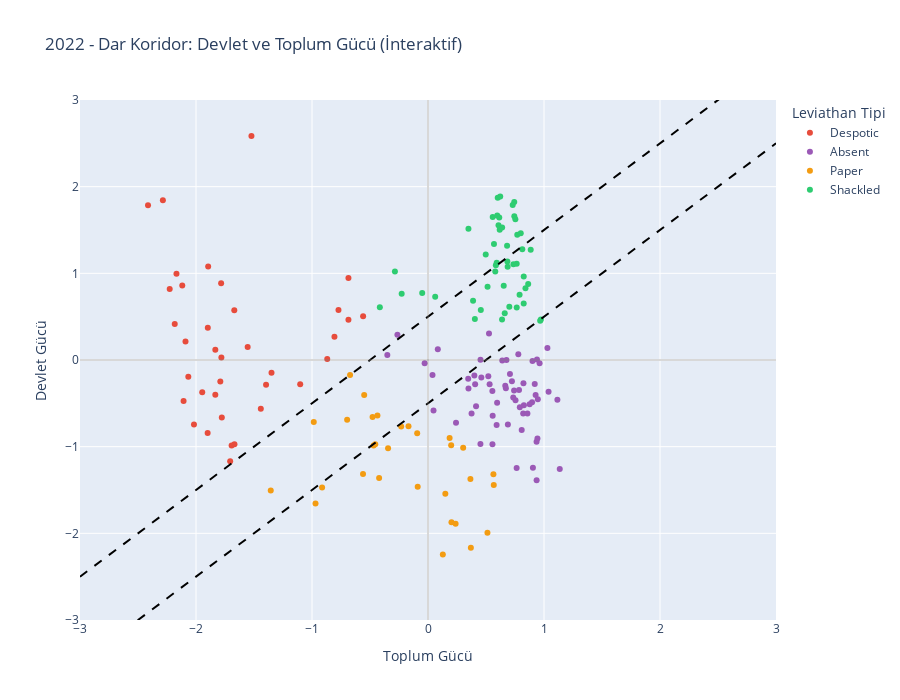

This figure's notebook cell:
### Code cell
# İnteraktif Plotly grafiği (2022)
fig = px.scatter(
    data_2022,
    x='SocietyPower',
    y='StatePower',
    color='LeviathanType',
    hover_name='countryname',
    hover_data={'StatePower': ':.2f', 'SocietyPower': ':.2f', 'LeviathanType': True},
    title='2022 - Dar Koridor: Devlet ve Toplum Gücü (İnteraktif)',
    color_discrete_map=color_map,
    labels={
        'StatePower': 'Devlet Gücü',
        'SocietyPower': 'Toplum Gücü',
        'LeviathanType': 'Leviathan Tipi'
    }
)

# Dar Koridor çizgileri ekle
x_line = np.linspace(-3, 3, 50)
fig.add_trace(go.Scatter(x=x_line, y=x_line + 0.5, mode='lines',
                         line=dict(color='black', dash='dash', width=2),
                         name='Dar Koridor (Üst)', showlegend=False))
fig.add_trace(go.Scatter(x=x_line, y=x_line - 0.5, mode='lines',
                         line=dict(color='black', dash='dash', width=2),
                         name='Dar Koridor (Alt)', showlegend=False))

# Eksen çizgileri
fig.add_hline(y=0, line_dash="solid", line_color="gray", opacity=0.3)
fig.add_vline(x=0, line_dash="solid", line_color="gray", opacity=0.3)

fig.update_layout(
    width=900,
    height=700,
    xaxis=dict(range=[-3, 3], title_font=dict(size=14)),
    yaxis=dict(range=[-3, 3], title_font=dict(size=14)),
    font=dict(size=12),
    hovermode='closest'
)

fig.show()

print("\n✓ İnteraktif Plotly grafiği oluşturuldu")

### Figure 1 — Plotly figure (JSON) as saved in the notebook; plotly's stock layout.template omitted (floating-point values rounded to 4 significant figures)
{"data": [{"customdata": [["Despotic"], ["Despotic"], ["Despotic"], ["Despotic"], ["Despotic"], ["Despotic"], ["Despotic"], ["Despotic"], ["Despotic"], ["Despotic"], ["Despotic"], ["Despotic"], ["Despotic"], ["Despotic"], ["Despotic"], ["Despotic"], ["Despotic"], ["Despotic"], ["Despotic"], ["Despotic"], ["Despotic"], ["Despotic"], ["Despotic"], ["Despotic"], ["Despotic"], ["Despotic"], ["Despotic"], ["Despotic"], ["Despotic"], ["Despotic"], ["Despotic"], ["Despotic"], ["Despotic"], ["Despotic"], ["Despotic"], ["Despotic"]], "hovertemplate": "<b>%{hovertext}</b><br><br>Leviathan Tipi=%{customdata[0]}<br>Toplum Gücü=%{x:.2f}<br>Devlet Gücü=%{y:.2f}<extra></extra>", "hovertext": ["Afghanistan", "Algeria", "Azerbaijan", "Bahrain", "Belarus", "Burundi", "Cambodia", "China", "Cuba", "Democratic People's Republic of Korea", "Egypt", "Equatorial Guinea", "Eritrea", "Eswatini", "Hungary", "India", "Iran", "Jordan", "Kazakhstan", "Kuwait", "Lao PDR", "Myanmar", "Nicaragua", "Oman", "Qatar", "Rwanda", "Saudi Arabia", "Singapore", "Syrian Arab Republic", "Tajikistan", "Thailand", "Turkmenistan", "Türkiye", "United Arab Emirates", "Uzbekistan", "Viet Nam"], "legendgroup": "Despotic", "marker": {"color": "#e74c3c", "symbol": "circle"}, "mode": "markers", "name": "Despotic", "orientation": "v", "showlegend": true, "type": "scatter", "x": [-1.693, -1.102, -1.781, -2.118, -2.066, -1.441, -1.396, -2.227, -2.183, -2.018, -1.898, -1.778, -1.9, -1.833, -0.6859, -0.7718, -1.79, -0.6859, -0.8687, -0.5594, -2.091, -1.668, -1.946, -1.895, -2.414, -1.783, -2.168, -1.522, -1.706, -1.834, -0.8065, -2.107, -1.555, -2.286, -1.349, -1.67], "xaxis": "x", "y": [-0.986, -0.2804, 0.02934, 0.8593, -0.1932, -0.5619, -0.2846, 0.8183, 0.4163, -0.7431, 0.3717, -0.6631, -0.8423, 0.1191, 0.9457, 0.5763, -0.2495, 0.465, 0.01073, 0.5061, 0.2124, -0.9729, -0.373, 1.078, 1.786, 0.8869, 0.9954, 2.585, -1.169, -0.4009, 0.2685, -0.4722, 0.1509, 1.844, -0.1468, 0.5736], "yaxis": "y"}, {"customdata": [["Absent"], ["Absent"], ["Absent"], ["Absent"], ["Absent"], ["Absent"], ["Absent"], ["Absent"], ["Absent"], ["Absent"], ["Absent"], ["Absent"], ["Absent"], ["Absent"], ["Absent"], ["Absent"], ["Absent"], ["Absent"], ["Absent"], ["Absent"], ["Absent"], ["Absent"], ["Absent"], ["Absent"], ["Absent"], ["Absent"], ["Absent"], ["Absent"], ["Absent"], ["Absent"], ["Absent"], ["Absent"], ["Absent"], ["Absent"], ["Absent"], ["Absent"], ["Absent"], ["Absent"], ["Absent"], ["Absent"], ["Absent"], ["Absent"], ["Absent"], ["Absent"], ["Absent"], ["Absent"], ["Absent"], ["Absent"], ["Absent"], ["Absent"], ["Absent"], ["Absent"], ["Absent"], ["Absent"], ["Absent"], ["Absent"], ["Absent"], ["Absent"], ["Absent"]], "hovertemplate": "<b>%{hovertext}</b><br><br>Leviathan Tipi=%{customdata[0]}<br>Toplum Gücü=%{x:.2f}<br>Devlet Gücü=%{y:.2f}<extra></extra>", "hovertext": ["Albania", "Argentina", "Armenia", "Benin", "Bolivia", "Bosnia and Herzegovina", "Brazil", "Bulgaria", "Burkina Faso", "Colombia", "Côte d'Ivoire", "Dominican Republic", "Ecuador", "Gabon", "Georgia", "Ghana", "Guyana", "Honduras", "Indonesia", "Jamaica", "Kenya", "Kosovo", "Lesotho", "Liberia", "Madagascar", "Malawi", "Maldives", "Mexico", "Moldova", "Mongolia", "Montenegro", "Morocco", "Namibia", "Nepal", "Niger", "Nigeria", "North Macedonia", "Panama", "Papua New Guinea", "Paraguay", "Peru", "Philippines", "Senegal", "Serbia", "Sierra Leone", "Solomon Islands", "South Africa", "Sri Lanka", "Suriname", "São Tomé and Príncipe", "Tanzania", "The Gambia", "Timor-Leste", "Togo", "Trinidad and Tobago", "Tunisia", "Ukraine", "Vanuatu", "Zambia"], "legendgroup": "Absent", "marker": {"color": "#9b59b6", "symbol": "circle"}, "mode": "markers", "name": "Absent", "orientation": "v", "showlegend": true, "type": "scatter", "x": [0.4526, 1.116, 0.7422, 0.5312, 0.5557, 0.5914, 0.4064, 0.6763, 0.8079, 0.7234, 0.4142, 1.039, 0.5958, 0.452, 0.7787, 0.8229, 0.666, 1.136, 0.5199, 1.029, 0.8972, 0.6714, 0.7917, 0.9044, 0.7641, 0.7545, 0.08446, 0.3756, 0.9278, 0.3996, 0.6403, -0.3505, 0.5258, 0.8205, 0.6887, 0.9364, 0.4599, 0.7065, 0.9359, 0.5575, 0.8267, 0.3489, 0.9202, -0.2637, 0.9435, 0.7847, 0.9007, -0.029, 0.9466, 0.555, 0.03903, 0.7347, 0.8571, 0.2416, 0.962, 0.3466, 0.04757, 0.9394, 0.8761], "xaxis": "x", "y": [0.002907, -0.4576, -0.3509, -0.2791, -0.9719, -0.7496, -0.2801, 0.001248, -0.8075, -0.2463, -0.5344, -0.3672, -0.4939, -0.9684, 0.06525, -0.2696, -0.2971, -1.257, -0.1882, 0.1396, -0.4873, -0.3259, -0.5455, -1.244, -1.247, -0.4634, 0.1237, -0.6171, -0.4039, -0.1791, -0.0045, 0.05792, 0.3044, -0.6185, -0.7447, -1.387, -0.2026, -0.1602, -0.9445, -0.6445, -0.5224, -0.3294, -0.2777, 0.2922, -0.9063, -0.3475, -0.01149, -0.03793, -0.4533, -0.3579, -0.1728, -0.4327, -0.6163, -0.7229, -0.03652, -0.2156, -0.5832, 0.006368, -0.5095], "yaxis": "y"}, {"customdata": [["Paper"], ["Paper"], ["Paper"], ["Paper"], ["Paper"], ["Paper"], ["Paper"], ["Paper"], ["Paper"], ["Paper"], ["Paper"], ["Paper"], ["Paper"], ["Paper"], ["Paper"], ["Paper"], ["Paper"], ["Paper"], ["Paper"], ["Paper"], ["Paper"], ["Paper"], ["Paper"], ["Paper"], ["Paper"], ["Paper"], ["Paper"], ["Paper"], ["Paper"], ["Paper"]], "hovertemplate": "<b>%{hovertext}</b><br><br>Leviathan Tipi=%{customdata[0]}<br>Toplum Gücü=%{x:.2f}<br>Devlet Gücü=%{y:.2f}<extra></extra>", "hovertext": ["Angola", "Bangladesh", "Bolivarian Republic of Venezuela", "Cameroon", "Central African Republic", "Chad", "Comoros", "Democratic Republic of the Congo", "Djibouti", "El Salvador", "Ethiopia", "Guatemala", "Guinea", "Guinea-Bissau", "Haiti", "Iraq", "Kyrgyzstan", "Lebanon", "Libya", "Mali", "Mauritania", "Mozambique", "Pakistan", "Republic of Yemen", "Republic of the Congo", "Somalia", "South Sudan", "Sudan", "Uganda", "Zimbabwe"], "legendgroup": "Paper", "marker": {"color": "#f39c12", "symbol": "circle"}, "mode": "markers", "name": "Paper", "orientation": "v", "showlegend": true, "type": "scatter", "x": [-0.2311, -0.4779, -0.9129, -0.469, 0.2023, -0.5601, -0.08876, 0.238, -0.697, -0.5501, -0.4358, 0.3031, -0.3442, 0.3656, 0.5125, 0.1495, -0.1681, 0.567, 0.3695, 0.5639, -0.09315, 0.1862, 0.1998, -0.9696, -0.9847, 0.1279, -1.356, -0.4215, -0.6718, -0.4544], "xaxis": "x", "y": [-0.7684, -0.6576, -1.472, -0.9867, -1.871, -1.314, -1.463, -1.89, -0.6884, -0.404, -0.6393, -1.014, -1.017, -1.373, -1.995, -1.543, -0.7655, -1.444, -2.165, -1.32, -0.846, -0.8989, -0.9825, -1.655, -0.7157, -2.243, -1.506, -1.362, -0.1725, -0.9731], "yaxis": "y"}, {"customdata": [["Shackled"], ["Shackled"], ["Shackled"], ["Shackled"], ["Shackled"], ["Shackled"], ["Shackled"], ["Shackled"], ["Shackled"], ["Shackled"], ["Shackled"], ["Shackled"], ["Shackled"], ["Shackled"], ["Shackled"], ["Shackled"], ["Shackled"], ["Shackled"], ["Shackled"], ["Shackled"], ["Shackled"], ["Shackled"], ["Shackled"], ["Shackled"], ["Shackled"], ["Shackled"], ["Shackled"], ["Shackled"], ["Shackled"], ["Shackled"], ["Shackled"], ["Shackled"], ["Shackled"], ["Shackled"], ["Shackled"], ["Shackled"], ["Shackled"], ["Shackled"], ["Shackled"], ["Shackled"], ["Shackled"], ["Shackled"], ["Shackled"], ["Shackled"], ["Shackled"], ["Shackled"], ["Shackled"], ["Shackled"]], "hovertemplate": "<b>%{hovertext}</b><br><br>Leviathan Tipi=%{customdata[0]}<br>Toplum Gücü=%{x:.2f}<br>Devlet Gücü=%{y:.2f}<extra></extra>", "hovertext": ["Australia", "Austria", "Barbados", "Belgium", "Bhutan", "Botswana", "Canada", "Cape Verde", "Chile", "Costa Rica", "Croatia", "Cyprus", "Czechia", "Denmark", "Estonia", "Fiji", "Finland", "France", "Germany", "Greece", "Iceland", "Ireland", "Israel", "Italy", "Japan", "Latvia", "Lithuania", "Luxembourg", "Malaysia", "Malta", "Mauritius", "Netherlands", "New Zealand", "Norway", "Poland", "Portugal", "Republic of Korea", "Romania", "Seychelles", "Slovakia", "Slovenia", "Spain", "Sweden", "Switzerland", "Taiwan", "United Kingdom", "United States of America", "Uruguay"], "legendgroup": "Shackled", "marker": {"color": "#2ecc71", "symbol": "circle"}, "mode": "markers", "name": "Shackled", "orientation": "v", "showlegend": true, "type": "scatter", "x": [0.618, 0.6081, 0.8251, 0.813, -0.2851, 0.4554, 0.6392, 0.6383, 0.7896, 0.967, 0.3885, 0.7011, 0.8253, 0.7436, 0.8854, -0.4152, 0.6011, 0.7647, 0.7696, 0.6616, 0.6142, 0.7995, 0.58, 0.9728, 0.3487, 0.8403, 0.6866, 0.7442, -0.227, 0.6528, 0.06195, 0.5578, 0.5967, 0.7302, -0.04988, 0.6842, 0.4976, 0.4039, 0.5133, 0.7648, 0.5849, 0.8637, 0.7533, 0.6226, 0.5687, 0.6818, 0.7365, 0.5923], "xaxis": "x", "y": [1.502, 1.555, 0.6521, 1.279, 1.022, 0.5757, 1.528, 0.4673, 0.7538, 0.4531, 0.6832, 0.6137, 0.9648, 1.824, 1.271, 0.6096, 1.873, 1.111, 1.445, 0.5393, 1.644, 1.463, 1.02, 0.4686, 1.513, 0.8268, 1.077, 1.659, 0.7651, 0.8567, 0.7304, 1.65, 1.668, 1.788, 0.7717, 1.137, 1.216, 0.4726, 0.844, 0.606, 1.094, 0.8772, 1.623, 1.885, 1.337, 1.32, 1.104, 1.121], "yaxis": "y"}, {"line": {"color": "black", "dash": "dash", "width": 2}, "mode": "lines", "name": "Dar Koridor (Üst)", "showlegend": false, "type": "scatter", "x": [-3, -2.878, -2.755, -2.633, -2.51, -2.388, -2.265, -2.143, -2.02, -1.898, -1.776, -1.653, -1.531, -1.408, -1.286, -1.163, -1.041, -0.9184, -0.7959, -0.6735, -0.551, -0.4286, -0.3061, -0.1837, -0.06122, 0.06122, 0.1837, 0.3061, 0.4286, 0.551, 0.6735, 0.7959, 0.9184, 1.041, 1.163, 1.286, 1.408, 1.531, 1.653, 1.776, 1.898, 2.02, 2.143, 2.265, 2.388, 2.51, 2.633, 2.755, 2.878, 3], "y": [-2.5, -2.378, -2.255, -2.133, -2.01, -1.888, -1.765, -1.643, -1.52, -1.398, -1.276, -1.153, -1.031, -0.9082, -0.7857, -0.6633, -0.5408, -0.4184, -0.2959, -0.1735, -0.05102, 0.07143, 0.1939, 0.3163, 0.4388, 0.5612, 0.6837, 0.8061, 0.9286, 1.051, 1.173, 1.296, 1.418, 1.541, 1.663, 1.786, 1.908, 2.031, 2.153, 2.276, 2.398, 2.52, 2.643, 2.765, 2.888, 3.01, 3.133, 3.255, 3.378, 3.5]}, {"line": {"color": "black", "dash": "dash", "width": 2}, "mode": "lines", "name": "Dar Koridor (Alt)", "showlegend": false, "type": "scatter", "x": [-3, -2.878, -2.755, -2.633, -2.51, -2.388, -2.265, -2.143, -2.02, -1.898, -1.776, -1.653, -1.531, -1.408, -1.286, -1.163, -1.041, -0.9184, -0.7959, -0.6735, -0.551, -0.4286, -0.3061, -0.1837, -0.06122, 0.06122, 0.1837, 0.3061, 0.4286, 0.551, 0.6735, 0.7959, 0.9184, 1.041, 1.163, 1.286, 1.408, 1.531, 1.653, 1.776, 1.898, 2.02, 2.143, 2.265, 2.388, 2.51, 2.633, 2.755, 2.878, 3], "y": [-3.5, -3.378, -3.255, -3.133, -3.01, -2.888, -2.765, -2.643, -2.52, -2.398, -2.276, -2.153, -2.031, -1.908, -1.786, -1.663, -1.541, -1.418, -1.296, -1.173, -1.051, -0.9286, -0.8061, -0.6837, -0.5612, -0.4388, -0.3163, -0.1939, -0.07143, 0.05102, 0.1735, 0.2959, 0.4184, 0.5408, 0.6633, 0.7857, 0.9082, 1.031, 1.153, 1.276, 1.398, 1.52, 1.643, 1.765, 1.888, 2.01, 2.133, 2.255, 2.378, 2.5]}], "layout": {"font": {"size": 12}, "height": 700, "hovermode": "closest", "legend": {"title": {"text": "Leviathan Tipi"}, "tracegroupgap": 0}, "shapes": [{"line": {"color": "gray", "dash": "solid"}, "opacity": 0.3, "type": "line", "x0": 0, "x1": 1, "xref": "x domain", "y0": 0, "y1": 0, "yref": "y"}, {"line": {"color": "gray", "dash": "solid"}, "opacity": 0.3, "type": "line", "x0": 0, "x1": 0, "xref": "x", "y0": 0, "y1": 1, "yref": "y domain"}], "title": {"text": "2022 - Dar Koridor: Devlet ve Toplum Gücü (İnteraktif)"}, "width": 900, "xaxis": {"anchor": "y", "domain": [0, 1], "range": [-3, 3], "title": {"font": {"size": 14}, "text": "Toplum Gücü"}}, "yaxis": {"anchor": "x", "domain": [0, 1], "range": [-3, 3], "title": {"font": {"size": 14}, "text": "Devlet Gücü"}}}}
